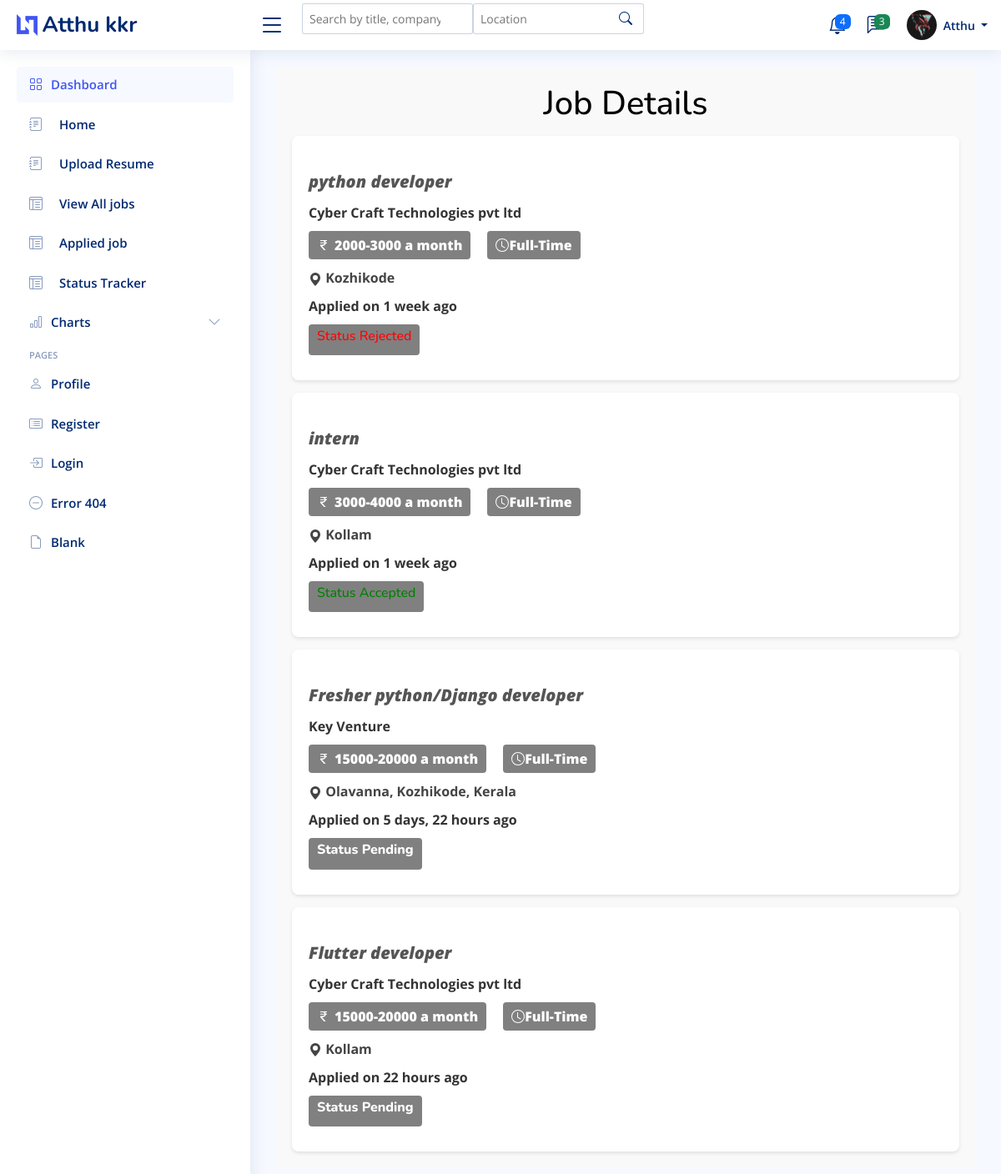
/job/status_track_seeker (signed in), run on the app's committed database.
### UserApplicant/models.py (models this page shows, shortened)
class User(AbstractUser):
    email = models.EmailField(unique=True)
    is_employer=models.BooleanField(default=False)
    is_jobseeker=models.BooleanField(default=False)
    has_resume=models.BooleanField(default=False)
    has_company=models.BooleanField(default=False)
    is_verified =models.BooleanField(default=False)
    verification_token= models.CharField(max_length=64,unique=True,blank=True)
    is_blocked =models.BooleanField(default=False)

class jobseeker_Profile(models.Model):
    user =models.OneToOneField(User, on_delete=models.CASCADE)
    phone_number=models.CharField(max_length=15,blank=True,null=True)
    address=models.CharField(max_length=255,blank=True,null=True)
    profile_picture=models.ImageField(upload_to='profile_pictures/',blank=True,null=True)
    first_name=models.CharField(max_length=30,blank=True,null=True)
    last_name=models.CharField(max_length=30,blank=True,null=True)
    date_of_birth=models.DateField(blank=True,null=True)
    about=models.TextField()
    gender=models.CharField(max_length=15,blank=True,null=True)
    education = models.CharField(max_length=100, blank=True, null=True)
    job=models.CharField(max_length=50,blank=True,null=True)
    country=models.CharField(max_length=50,blank=True,null=True)
    skills = models.ManyToManyField(Skill)
    x =models.URLField(max_length=255,blank=True,null=True)
    insta =models.URLField(max_length=255,blank=True,null=True)
    facebook=models.URLField(max_length=255,blank=True,null=True)
    linkedin=models.URLField(max_length=255,blank=True,null=True)

### Job/models.py (models this page shows, shortened)
class Apply_Job(models.Model):
    STATUS_CHOICES = [
        ('Pending', 'Pending'),
        ('Accepted', 'Accepted'),
        ('Rejected', 'Rejected'),
    ]
    user=models.ForeignKey(User,on_delete=models.CASCADE)
    job=models.ForeignKey(JobPost,on_delete=models.CASCADE)
    timestamp=models.DateTimeField(auto_now_add=True)
    status= models.CharField(max_length=10, choices=STATUS_CHOICES, default='Pending')

class JobPost(models.Model):
    EXPERIENCE_CHOICES = [
        ('0-1', '0-1 years'),
        ('1-3', '1-3 years'),
        ('3-5', '3-5 years'),
        ('5-10', '5-10 years'),
        ('10+', '10+ years'),
    ]
    JOB_TYPE_CHOICES = [
        ('Full-Time', 'Full-Time'),
        ('Part-Time', 'Part-Time'),
        ('Internship', 'Internship'),
    ]
    user=models.ForeignKey(User, on_delete=models.CASCADE)
    company=models.ForeignKey(Company,on_delete=models.CASCADE,default='Select Your Company')
    skills = models.ManyToManyField(Skills_job, blank=True)
    title=models.CharField(max_length=255,blank=True, null=True)
    education=models.ForeignKey(Education,on_delete=models.CASCADE, default='Highest Qualification')
    salary=models.ForeignKey(SalaryRange,on_delete=models.CASCADE, default='10000-20000')
    overview =models.TextField(max_length=255,blank=True,null=True)
    location=models.CharField(max_length=255,blank=True,null=True)
    job_type =models.CharField(max_length=10,choices=JOB_TYPE_CHOICES,null=True, default='Full-Time')
    experience= models.CharField(max_length=5,choices=EXPERIENCE_CHOICES,null=True)
    is_active= models.BooleanField(default=False)
    timestamp=models.DateTimeField(auto_now_add=True)

class SalaryRange(models.Model):
    salary_range = models.CharField(max_length=100)
    def __str__(self):
        return self.salary_range

### Company/models.py (models this page shows, shortened)
class Company(models.Model):
    user=models.OneToOneField(User, on_delete=models.CASCADE)
    name=models.CharField(max_length=100,blank=True,null=True)
    start_date=models.DateField(blank=True, null=True)
    country=models.CharField(max_length=255,blank=True,null=True)
    state=models.CharField(max_length=100,blank=True,null=True)
    city=models.CharField(max_length=100,blank=True,null=True)

### Job/views.py (the view)
# urls.py: path('status_track_seeker',views.StatusTarckSeekerView.as_view(),name="status_track_seeker"),
class StatusTarckSeekerView(ListView):
    model = Apply_Job
    template_name = 'Job/user_view_status.html'
    context_object_name = 'jobs'
    def get_queryset(self):
        return Apply_Job.objects.filter(user = self.request.user)

### templates/Job/user_view_status.html (shortened to what this page needs)
{% extends 'Dashboard/Dashboard.html' %}
{% load humanize %}
{% load widget_tweaks %}
{% load static %}
{% block header %}
{% if request.user.is_jobseeker%}
  <header id="header" class="header fixed-top d-flex align-items-center">
    <div class="d-flex align-items-center justify-content-between">
      <a href="index.html" class="logo d-flex align-items-center">
        <img src="{% static 'img/img/logo.png' %}" alt="">
        <span class="d-none d-lg-block">{{ request.user.jobseeker_profile.first_name }} {{ request.user.jobseeker_profile.last_name }}</span>
      </a>
      <i class="bi bi-list toggle-sidebar-btn"></i>
    </div>
    {% block search1 %}
    <div class="search-bar" >
        <form class="search-form d-flex align-items-center" method="GET" action="#">
          <input type="text" id="search-input" name="search" placeholder="Search by title, company, or skills" ">
          <input type="text" id="location-input" name="location" placeholder="Location" >
          <button type="submit" title="Search"><i class="bi bi-search"></i></button>
        </form>
      </div>
    {% endblock search1 %}
    <nav class="header-nav ms-auto">
      <ul class="d-flex align-items-center">
        <li class="nav-item dropdown">
          <a class="nav-link nav-icon" href="#" data-bs-toggle="dropdown">
            <span class="badge bg-primary badge-number">4</span>
          </a>
        </li>
        <li class="nav-item dropdown">
          <a class="nav-link nav-icon" href="#" data-bs-toggle="dropdown">
            <span class="badge bg-success badge-number">3</span>
          </a>
        </li>
        <li class="nav-item dropdown pe-3">
          <a class="nav-link nav-profile d-flex align-items-center pe-0" href="#" data-bs-toggle="dropdown">
            {% if request.user.jobseeker_profile.profile_picture %}
                   <img src="{{ request.user.jobseeker_profile.profile_picture.url }}" alt="Profile" class="rounded-circle">
            {% else %}
                   <img src="{% static 'images/faces/face28.png' %}" alt="Default Profile Picture">
            {% endif %}
            <span class="d-none d-md-block dropdown-toggle ps-2">{{ request.user.jobseeker_profile.first_name }}
            </span>
          </a>
        </li>
      </ul>
    </nav>
  </header>
  {% endif %}
  {% endblock header %}
{% block sidebar %}
{% if request.user.is_jobseeker %}
<aside id="sidebar" class="sidebar">
  <ul class="sidebar-nav" id="sidebar-nav">
    <li class="nav-item">
      <a class="nav-link " href="index.html">
        <i class="bi bi-grid"></i>
        <span>Dashboard</span>
      </a>
    </li>
    <li class="nav-item">
      <a class="nav-link collapsed"  href="{% url "jobseeker_dash" %}">
        <i class="bi bi-journal-text"></i> <span>Home</span>
      </a>
    </li>
    <li class="nav-item">
      <a class="nav-link collapsed"  href="{% url "update_resume" %}">
        <i class="bi bi-journal-text"></i> <span>Upload Resume</span>
      </a>
    </li>
      <li class="nav-item">
        <a class="nav-link collapsed"  href="{% url "seeker_view_all_jobs" %}">
          <i class="bi bi-layout-text-window-reverse"></i><span>View All jobs</span>
        </a>
      </li>
      <li class="nav-item">
        <a class="nav-link collapsed"  href="{% url "applied_job" %}">
          <i class="bi bi-layout-text-window-reverse"></i><span>Applied job</span>
        </a>
      </li>
      <li class="nav-item">
        <a class="nav-link collapsed"  href="{% url "status_track_seeker" %}">
          <i class="bi bi-layout-text-window-reverse"></i><span>Status Tracker</span>
        </a>
      </li>
    <li class="nav-item">
      <a class="nav-link collapsed" data-bs-target="#charts-nav" data-bs-toggle="collapse" href="{% url "jobseeker_dash" %}">
        <i class="bi bi-bar-chart"></i><span>Charts</span><i class="bi bi-chevron-down ms-auto"></i>
      </a>
    </li>
    <li class="nav-heading">Pages</li>
    <li class="nav-item">
      <a class="nav-link collapsed" href="{% url "update_profile_job" %}">
        <i class="bi bi-person"></i>
        <span>Profile</span>
      </a>
    </li>
    <li class="nav-item">
      <a class="nav-link collapsed" href="{% url "register_seeker" %}">
        <i class="bi bi-card-list"></i>
        <span>Register</span>
      </a>
    </li>
    <li class="nav-item">
      <a class="nav-link collapsed" href="{% url "login_user" %}">
        <i class="bi bi-box-arrow-in-right"></i>
        <span>Login</span>
      </a>
    </li>
    <li class="nav-item">
      <a class="nav-link collapsed" href="#">
        <i class="bi bi-dash-circle"></i>
        <span>Error 404</span>
      </a>
    </li>
    <li class="nav-item">
      <a class="nav-link collapsed" href="#">
        <i class="bi bi-file-earmark"></i>
        <span>Blank</span>
      </a>
    </li>
  </ul>
</aside>
{% endif %}
{% endblock sidebar %}
{% block main %}
<main id="main" class="main">
    <section class="section profile">
        <h2 style="text-align: center; color: black ; font-size: 40px;">Job Details  </h2>
        {% for job in jobs %}
            <div class="ever">
            <div class="job-details">
                <p style="font-size:20px; font-weight: 900; font-style: oblique;">{{job.job.title}}</p>
                <p> <strong>{{job.job.company.name}}</strong></p>
                <p> <div class='job-info-row'>
                        <div class="button-field">
                             <strong>{{job.job.salary}} a month </strong>
                        </div>
                        <div class="button-field1">
                            <svg xmlns="http://www.w3.org/2000/svg" width="16" height="16" fill="currentColor" class="bi bi-clock" viewBox="0 0 16 16">
                                <path d="M8 3.5a.5.5 0 0 0-1 0V9a.5.5 0 0 0 .252.434l3.5 2a.5.5 0 0 0 .496-.868L8 8.71z"/>
                                <path d="M8 16A8 8 0 1 0 8 0a8 8 0 0 0 0 16m7-8A7 7 0 1 1 1 8a7 7 0 0 1 14 0"/>
                              </svg>
                            <strong>{{job.job.job_type}}</strong>
                        </div></p>
                    </div>
                <p>
                    <div class="button-field2">
                        <svg xmlns="http://www.w3.org/2000/svg" width="16" height="16" fill="currentColor" class="bi bi-geo-alt-fill" viewBox="0 0 16 16">
                            <path d="M8 16s6-5.686 6-10A6 6 0 0 0 2 6c0 4.314 6 10 6 10m0-7a3 3 0 1 1 0-6 3 3 0 0 1 0 6"/>
                          </svg>
                          <strong>{{job.job.location}}</strong>
                        </div>
                        </p>
                <p><strong>Applied on  {{ job.job.timestamp|naturaltime }}</strong></p>
                <p> <div class="job-info-row3">
                        <div class="button-field3">
                        {% if job.status == "Pending" %}
                            <strong><h6 style="color: #ffff; font-weight:800;"> Status Pending</h6></strong>
                        {% elif job.status == "Accepted" %}
                            <strong><h6 style="color: green;">Status Accepted</h6></strong>
                        {% elif job.status == "Rejected" %}
                            <strong><h6 style="color: red;">Status Rejected</h6></strong>
                        {% endif %}
                        </div>
                </div>
            </p>
            </div>
            {% endfor %}
    </section>
  </main>
{% endblock main %}
{% block script %}
<link rel="stylesheet" href="https://ajax.googleapis.com/ajax/libs/jqueryui/1.12.1/themes/smoothness/jquery-ui.css">
{% endblock script %}

### static/css/css/style.css (style rules this page uses)
:root { scroll-behavior: smooth; }
body { font-family: "Open Sans", sans-serif; background: #f6f9ff; color: #444444; }
a { color: #4154f1; text-decoration: none; }
h1, h2, h3, h4, h5, h6 { font-family: "Nunito", sans-serif; }
#main { margin-top: 60px; padding: 20px 30px; transition: all 0.3s; }
.logo { line-height: 1; }
@media (min-width: 1200px) { .logo { width: 280px; } }
.logo img { max-height: 26px; margin-right: 6px; }
.logo span { font-size: 26px; font-weight: 700; color: #012970; font-family: "Nunito", sans-serif; }
.header { transition: all 0.5s; z-index: 997; height: 60px; box-shadow: 0px 2px 20px rgba(1, 41, 112, 0.1); background-color: #fff; padding-left: 20px; }
.header .toggle-sidebar-btn { font-size: 32px; padding-left: 10px; cursor: pointer; color: #012970; }
.header .search-bar { min-width: 360px; padding: 0 20px; }
.header .search-form { width: 100%; }
.header .search-form input { border: 0; font-size: 14px; color: #012970; border: 1px solid rgba(1, 41, 112, 0.2); padding: 7px 38px 7px 8px; border-radius: 3px; transition: 0.3s; width: 100%; }
.header .search-form button { border: 0; padding: 0; margin-left: -30px; background: none; }
.header .search-form button i { color: #012970; }
.header-nav ul { list-style: none; }
.header-nav>ul { margin: 0; padding: 0; }
.header-nav .nav-icon { font-size: 22px; color: #012970; margin-right: 25px; position: relative; }
.header-nav .nav-profile { color: #012970; }
.header-nav .nav-profile img { max-height: 36px; }
.header-nav .nav-profile span { font-size: 14px; font-weight: 600; }
.header-nav .badge-number { position: absolute; inset: -2px -5px auto auto; font-weight: normal; font-size: 12px; padding: 3px 6px; }
.sidebar { position: fixed; top: 60px; left: 0; bottom: 0; width: 300px; z-index: 996; transition: all 0.3s; padding: 20px; overflow-y: auto; scrollbar-width: thin; scrollbar-color: #aab7cf transparent; box-shadow: 0px 0px 20px rgba(1, 41, 112, 0.1); background-color: #fff; }
@media (min-width: 1200px) { #main, #footer { margin-left: 300px; } }
.sidebar-nav { padding: 0; margin: 0; list-style: none; }
.sidebar-nav li { padding: 0; margin: 0; list-style: none; }
.sidebar-nav .nav-item { margin-bottom: 5px; }
.sidebar-nav .nav-heading { font-size: 11px; text-transform: uppercase; color: #899bbd; font-weight: 600; margin: 10px 0 5px 15px; }
.sidebar-nav .nav-link { display: flex; align-items: center; font-size: 15px; font-weight: 600; color: #4154f1; transition: 0.3; background: #f6f9ff; padding: 10px 15px; border-radius: 4px; }
.sidebar-nav .nav-link i { font-size: 16px; margin-right: 10px; color: #4154f1; }
.sidebar-nav .nav-link.collapsed { color: #012970; background: #fff; }
.sidebar-nav .nav-link.collapsed i { color: #899bbd; }
.sidebar-nav .nav-link .bi-chevron-down { margin-right: 0; transition: transform 0.2s ease-in-out; }

### templates/Job/user_view_status.html (style rules this page uses)
.section.profile { padding: 20px; background-color: #f9f9f9; }
.section.profile .ever { background-color: #fff; border-radius: 8px; box-shadow: 0 2px 4px rgba(0, 0, 0, 0.1); padding: 20px; margin: 0 auto; max-width: 800px; margin-top:15px; }
.section.profile .job-details { margin-top: 20px; }
.section.profile .job-details p { font-size: 16px; color: #555; margin-bottom: 10px; }
.section.profile .job-details p strong { color: #333; }
.job-info-row { display: flex; justify-content: start; align-items: center; }
.button-field { display: flex; align-items: center; background-color: #808080; color: #fff; padding: 5px 10px; border-radius: 4px; font-weight: bold; }
.button-field1 { display: flex; margin-left:20px; align-items: center; background-color: #808080; color: #fff; padding: 5px 10px; border-radius: 4px; font-weight: bold; }
.button-field svg { margin-right: 5px; }
.job-info-row3 { display: flex; justify-content: start; align-items: center; }
.button-field3 { display: flex; align-items: center; background-color: #808080; color: #fff; padding: 5px 10px; border-radius: 4px; font-weight: bold; }

### data on the page
User: user.jobseeker_profile.first_name "Atthu", user.jobseeker_profile.last_name "kkr", user.jobseeker_profile.profile_picture (picture)
Apply_Job: job "python developer", job.company.name "Cyber Craft Technologies pvt ltd", job.salary "2000-3000", job.job_type "Full-Time", job.location "Kozhikode", job.timestamp "1 week ago", status "Status Rejected"
Apply_Job: job "intern", job.company.name "Cyber Craft Technologies pvt ltd", job.salary "3000-4000", job.job_type "Full-Time", job.location "Kollam", job.timestamp "1 week ago", status "Status Accepted"
Apply_Job: job "Fresher python/Django developer", job.company.name "Key Venture", job.salary "15000-20000", job.job_type "Full-Time", job.location "Olavanna, Kozhikode, Kerala", job.timestamp "5 days, 22 hours ago", status "Status Pending"
Apply_Job: job "Flutter developer", job.company.name "Cyber Craft Technologies pvt ltd", job.salary "15000-20000", job.job_type "Full-Time", job.location "Kollam", job.timestamp "22 hours ago", status "Status Pending"
